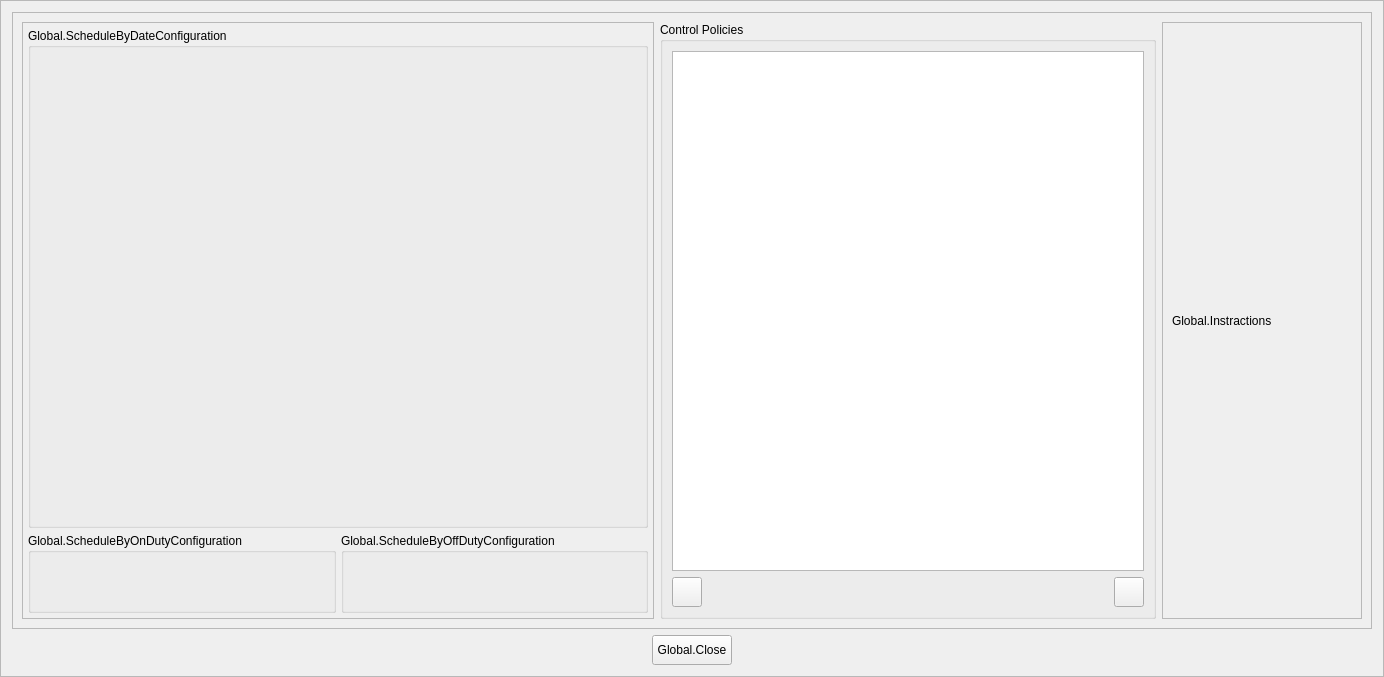
<?xml version="1.0" encoding="UTF-8"?>
<ui version="4.0">
 <class>TimeLineControlPoliciesEditDialogFrame</class>
 <widget class="QFrame" name="TimeLineControlPoliciesEditDialogFrame">
  <property name="geometry">
   <rect>
    <x>0</x>
    <y>0</y>
    <width>1384</width>
    <height>659</height>
   </rect>
  </property>
  <property name="windowTitle">
   <string>Frame</string>
  </property>
  <property name="frameShape">
   <enum>QFrame::StyledPanel</enum>
  </property>
  <property name="frameShadow">
   <enum>QFrame::Raised</enum>
  </property>
  <layout class="QVBoxLayout" name="verticalLayout_2">
   <item>
    <widget class="QFrame" name="frameControlPoliciesContent">
     <property name="sizePolicy">
      <sizepolicy hsizetype="Preferred" vsizetype="Expanding">
       <horstretch>0</horstretch>
       <verstretch>0</verstretch>
      </sizepolicy>
     </property>
     <property name="frameShape">
      <enum>QFrame::StyledPanel</enum>
     </property>
     <property name="frameShadow">
      <enum>QFrame::Raised</enum>
     </property>
     <layout class="QHBoxLayout" name="horizontalLayout_4">
      <item>
       <widget class="QFrame" name="frameScheduleConfigurationContent">
        <property name="frameShape">
         <enum>QFrame::StyledPanel</enum>
        </property>
        <property name="frameShadow">
         <enum>QFrame::Raised</enum>
        </property>
        <layout class="QVBoxLayout" name="verticalLayout_3">
         <property name="spacing">
          <number>5</number>
         </property>
         <property name="leftMargin">
          <number>5</number>
         </property>
         <property name="topMargin">
          <number>5</number>
         </property>
         <property name="rightMargin">
          <number>5</number>
         </property>
         <property name="bottomMargin">
          <number>5</number>
         </property>
         <item>
          <widget class="QGroupBox" name="groupOneYearCalendarContainer">
           <property name="minimumSize">
            <size>
             <width>620</width>
             <height>500</height>
            </size>
           </property>
           <property name="title">
            <string>Global.ScheduleByDateConfiguration</string>
           </property>
          </widget>
         </item>
         <item>
          <layout class="QHBoxLayout" name="horizontalLayout_2">
           <item>
            <widget class="QGroupBox" name="groupScheduleByOnDutyConfiguration">
             <property name="minimumSize">
              <size>
               <width>0</width>
               <height>80</height>
              </size>
             </property>
             <property name="title">
              <string>Global.ScheduleByOnDutyConfiguration</string>
             </property>
            </widget>
           </item>
           <item>
            <widget class="QGroupBox" name="groupScheduleByOffDutyConfiguration">
             <property name="minimumSize">
              <size>
               <width>0</width>
               <height>80</height>
              </size>
             </property>
             <property name="title">
              <string>Global.ScheduleByOffDutyConfiguration</string>
             </property>
            </widget>
           </item>
          </layout>
         </item>
        </layout>
       </widget>
      </item>
      <item>
       <widget class="QGroupBox" name="groupBox">
        <property name="title">
         <string>Control Policies</string>
        </property>
        <layout class="QVBoxLayout" name="verticalLayout_4">
         <item>
          <widget class="TimeLineControlPolicyDragableTableView" name="tableControlPolicy"/>
         </item>
         <item>
          <layout class="QHBoxLayout" name="horizontalLayout_3">
           <item>
            <widget class="QPushButton" name="buttonAdd">
             <property name="minimumSize">
              <size>
               <width>30</width>
               <height>30</height>
              </size>
             </property>
             <property name="maximumSize">
              <size>
               <width>30</width>
               <height>30</height>
              </size>
             </property>
             <property name="text">
              <string/>
             </property>
            </widget>
           </item>
           <item>
            <spacer name="horizontalSpacer_3">
             <property name="orientation">
              <enum>Qt::Horizontal</enum>
             </property>
             <property name="sizeHint" stdset="0">
              <size>
               <width>40</width>
               <height>20</height>
              </size>
             </property>
            </spacer>
           </item>
           <item>
            <widget class="QPushButton" name="buttonRemove">
             <property name="minimumSize">
              <size>
               <width>30</width>
               <height>30</height>
              </size>
             </property>
             <property name="maximumSize">
              <size>
               <width>30</width>
               <height>30</height>
              </size>
             </property>
             <property name="text">
              <string/>
             </property>
            </widget>
           </item>
          </layout>
         </item>
        </layout>
       </widget>
      </item>
      <item>
       <widget class="QFrame" name="frameInstractions">
        <property name="minimumSize">
         <size>
          <width>200</width>
          <height>0</height>
         </size>
        </property>
        <property name="maximumSize">
         <size>
          <width>200</width>
          <height>16777215</height>
         </size>
        </property>
        <property name="frameShape">
         <enum>QFrame::StyledPanel</enum>
        </property>
        <property name="frameShadow">
         <enum>QFrame::Raised</enum>
        </property>
        <layout class="QVBoxLayout" name="verticalLayout">
         <item>
          <widget class="QLabel" name="labelInstractions">
           <property name="text">
            <string>Global.Instractions</string>
           </property>
           <property name="scaledContents">
            <bool>true</bool>
           </property>
           <property name="wordWrap">
            <bool>true</bool>
           </property>
          </widget>
         </item>
        </layout>
       </widget>
      </item>
     </layout>
    </widget>
   </item>
   <item>
    <layout class="QHBoxLayout" name="horizontalLayout">
     <item>
      <spacer name="horizontalSpacer">
       <property name="orientation">
        <enum>Qt::Horizontal</enum>
       </property>
       <property name="sizeHint" stdset="0">
        <size>
         <width>40</width>
         <height>20</height>
        </size>
       </property>
      </spacer>
     </item>
     <item>
      <widget class="QPushButton" name="buttonDialogBottomClose">
       <property name="minimumSize">
        <size>
         <width>80</width>
         <height>30</height>
        </size>
       </property>
       <property name="text">
        <string>Global.Close</string>
       </property>
      </widget>
     </item>
     <item>
      <spacer name="horizontalSpacer_2">
       <property name="orientation">
        <enum>Qt::Horizontal</enum>
       </property>
       <property name="sizeHint" stdset="0">
        <size>
         <width>40</width>
         <height>20</height>
        </size>
       </property>
      </spacer>
     </item>
    </layout>
   </item>
  </layout>
 </widget>
 <customwidgets>
  <customwidget>
   <class>TimeLineControlPolicyDragableTableView</class>
   <extends>QTableView</extends>
   <header location="global">widget/timelinecontrolpolicydragabletableview.h</header>
  </customwidget>
 </customwidgets>
 <resources/>
 <connections/>
</ui>
